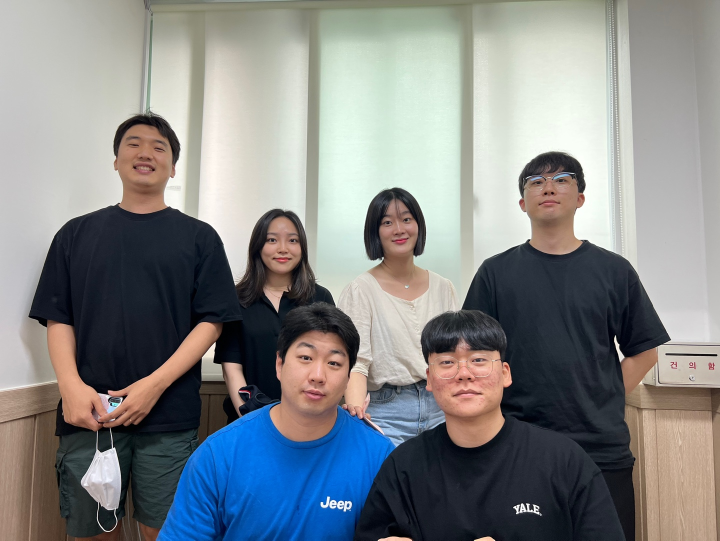
#> input picture day29_2/1.png, 1440 x 1081 px (shown at 1/2 size)
$ python step01_mycv06face.py
#> lines starting #> are read from the running program, lines starting #| are printed output that depends on the picture; after the words box and inside, x2 and y2 are one past the last pixel; in counts of white or black regions, pixels touching at a corner belong together
import cv2

cascade_file = 'cascade/haarcascade_frontalface_alt.xml'
# cascade_file = 'cascade/haarcascade_frontalface_alt2.xml'
# cascade_file = 'cascade/haarcascade_frontalface_default.xml'
# cascade_file = 'cascade/haarcascade_frontalface_alt_tree.xml'
cascade = cv2.CascadeClassifier(cascade_file)

#검출하기
img = cv2.imread('1.png')
#> img is the input picture: shape (1081, 1440, 3); mean B, G, R 135.2, 134.2, 131.4
gray = cv2.cvtColor(img, cv2.COLOR_BGR2GRAY)
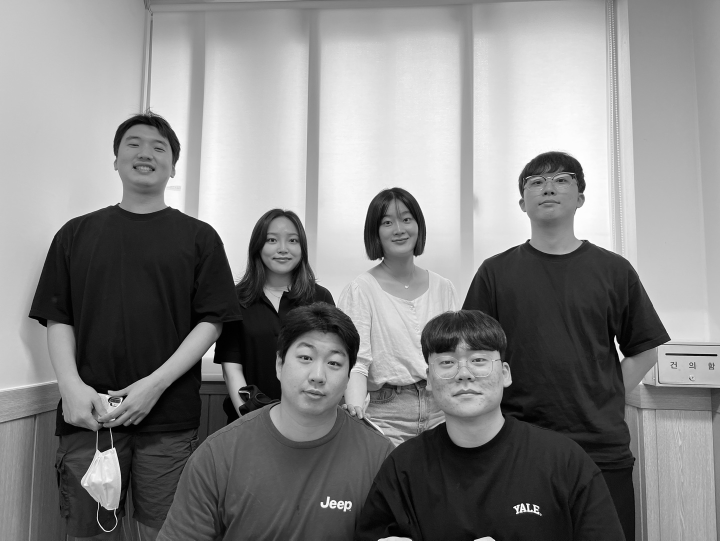
#> gray: shape (1081, 1440) (shown at 1/2 size); min 0, max 255, mean 133.5
face_list = cascade.detectMultiScale(gray, minSize = (50,50))
#> face_list = [[516, 442, 98, 98], [747, 407, 95, 95], [1045, 320, 112, 112], [233, 245, 113, 113], [558, 659, 158, 158], [825, 623, 209, 209]]

for idx,(x, y, w, h) in enumerate(face_list):
    cropped = img[y:y+h, x:x+w]
    cv2.imshow('temp', cropped)
    cv2.imwrite(f'mem{idx}.jpg', cropped)
    cv2.waitKey(0)

    print(x,y,w,h)
    color = (0, 0, 225)
    pen_w = 3
    cv2.rectangle(img, (x, y), (x+w, y+h), color, thickness = pen_w)
#> this loop made 6 passes
#| 516 442 98 98
#| 747 407 95 95
#| 1045 320 112 112
#| 233 245 113 113
#| 558 659 158 158
#| 825 623 209 209
#> pass 1, `cropped = img[y:y+h, x:x+w]`:
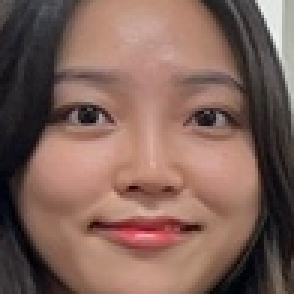
#> cropped: shape (98, 98, 3) (shown 3 times larger); mean B, G, R 88.6, 97.9, 127.4
#> pass 2, `cropped = img[y:y+h, x:x+w]`:
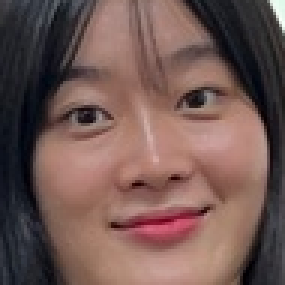
#> cropped: shape (95, 95, 3) (shown 3 times larger); mean B, G, R 82.7, 87.4, 113.6
#> pass 3, `cropped = img[y:y+h, x:x+w]`:
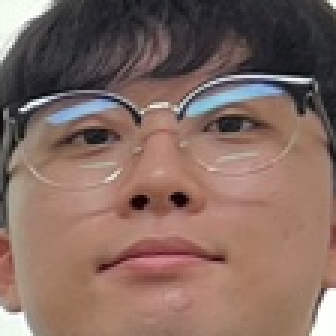
#> cropped: shape (112, 112, 3) (shown 3 times larger); mean B, G, R 97.3, 106.1, 131.6
#> after the loop:
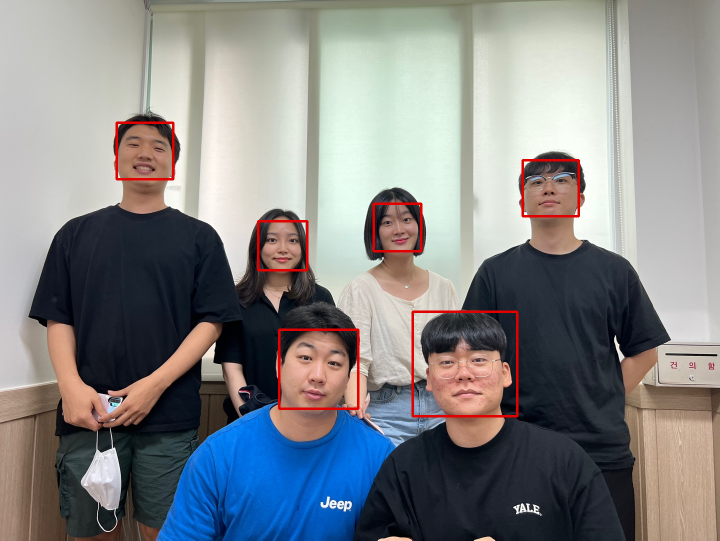
#> img: shape (1081, 1440, 3) (shown at 1/2 size); 1% of pixels changed, all inside (x1, y1, x2, y2) = (231, 243, 1160, 835)


cv2.namedWindow('img', cv2.WINDOW_NORMAL)
cv2.imshow('img', img)
cv2.imwrite('temp.jpg', img)
cv2.waitKey(0)
cv2.destroyAllWindows()

$ run again, with day29_2/2.png copied over day29_2/1.png
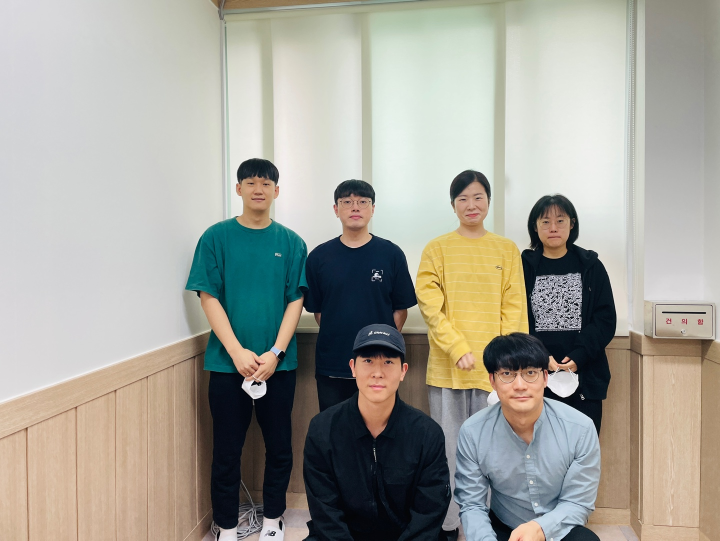
#> input picture day29_2/2.png, 1440 x 1081 px (shown at 1/2 size)
#> img is the input picture: shape (1081, 1440, 3); mean B, G, R 152.7, 161.8, 163.4
#> face_list = [[904, 367, 76, 76], [1070, 415, 75, 75], [478, 340, 75, 75], [673, 375, 78, 78], [984, 707, 113, 113], [692, 670, 132, 132]]
#> the loop `for idx,(x, y, w, h) in enumerate(face_list):` made 6 passes
#> (printed output is left out)
#> pass 1, `cropped = img[y:y+h, x:x+w]`:
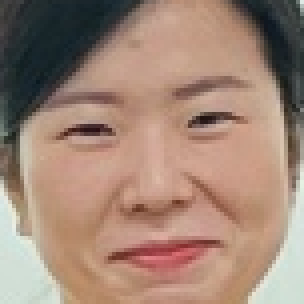
#> cropped: shape (76, 76, 3) (shown 4 times larger); mean B, G, R 118.2, 133.7, 161
#> after the loop `for idx,(x, y, w, h) in enumerate(face_list):`:
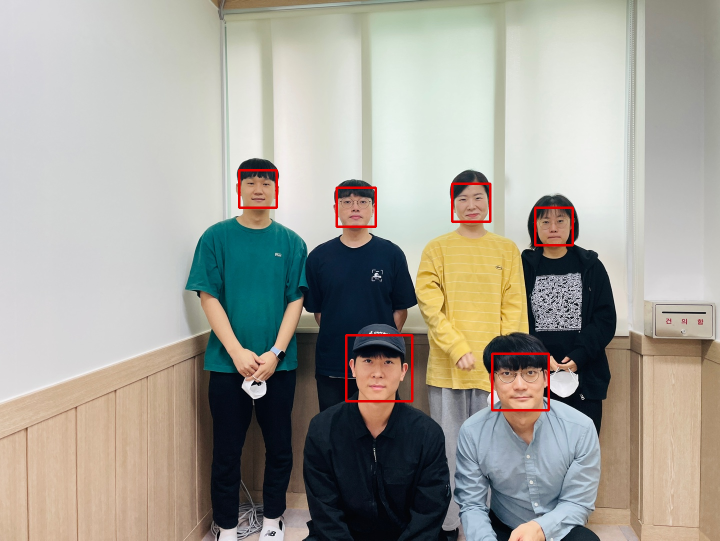
#> img: shape (1081, 1440, 3) (shown at 1/2 size); 0.7% of pixels changed, all inside (x1, y1, x2, y2) = (476, 338, 1148, 823)

$ run again, with day29_2/3.png copied over day29_2/1.png
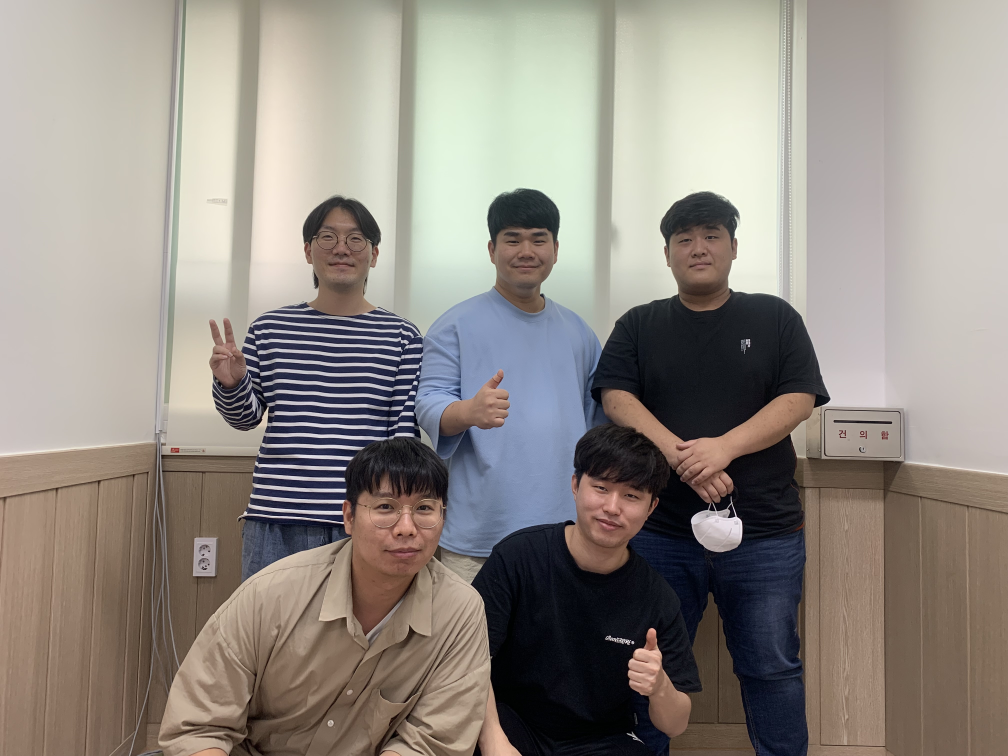
#> input picture day29_2/3.png, 4032 x 3024 px (shown at 1/4 size)
#> img is the input picture: shape (3024, 4032, 3); mean B, G, R 132, 139.2, 146
#> `gray = cv2.cvtColor(img, cv2.COLOR_BGR2GRAY)`:
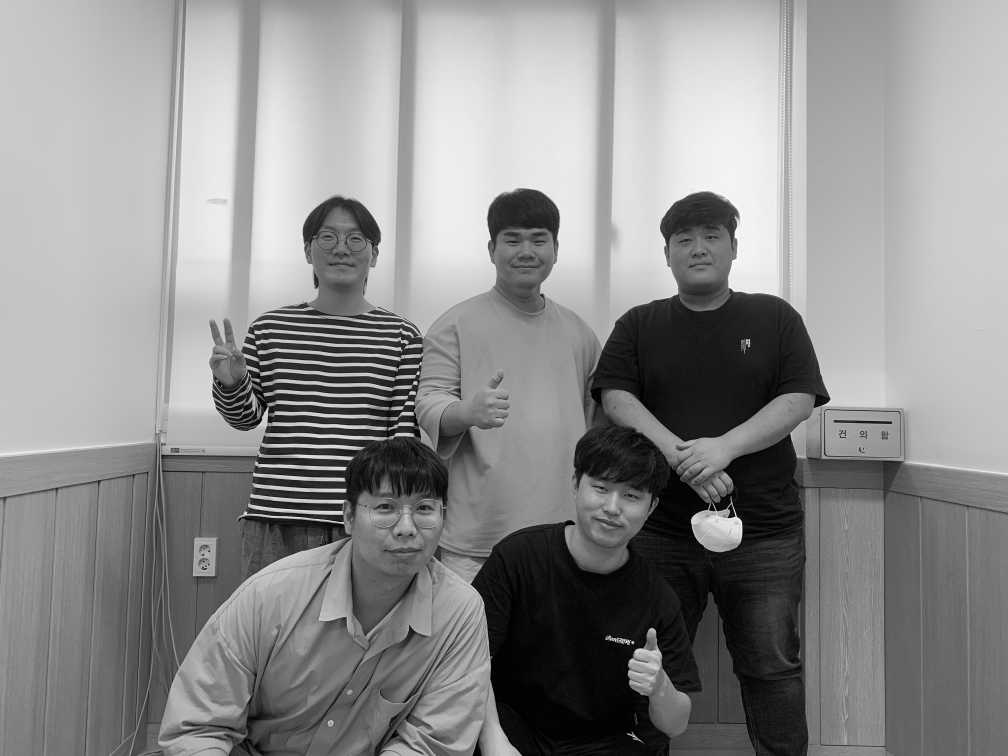
#> gray: shape (3024, 4032) (shown at 1/4 size); min 0, max 255, mean 140.4
#> face_list = [[2543, 2798, 63, 63], [1239, 842, 259, 259], [1969, 860, 266, 266], [2670, 856, 260, 260], [1404, 1870, 430, 430]]
#> the loop `for idx,(x, y, w, h) in enumerate(face_list):` made 5 passes
#> (printed output is left out)
#> pass 3, `cropped = img[y:y+h, x:x+w]`:
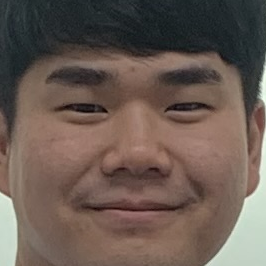
#> cropped: shape (266, 266, 3); mean B, G, R 82.4, 90.6, 105.8

$ run again, with day29_2/4.png copied over day29_2/1.png
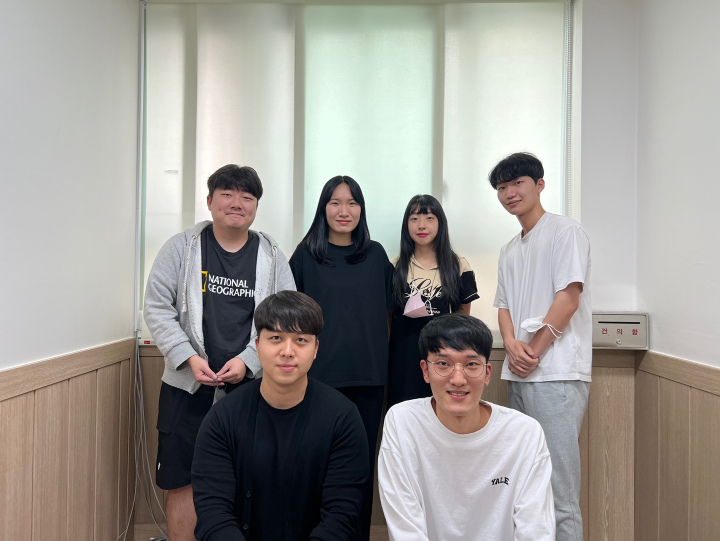
#> input picture day29_2/4.png, 1440 x 1081 px (shown at 1/2 size)
#> img is the input picture: shape (1081, 1440, 3); mean B, G, R 148.4, 153, 155.9
#> face_list = [[644, 375, 84, 84], [807, 411, 76, 76], [424, 358, 90, 90], [512, 632, 128, 128], [842, 673, 147, 147]]
#> the loop `for idx,(x, y, w, h) in enumerate(face_list):` made 5 passes
#> (printed output is left out)
#> pass 1, `cropped = img[y:y+h, x:x+w]`:
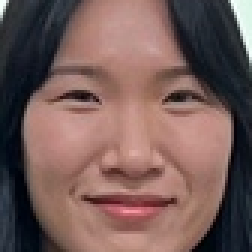
#> cropped: shape (84, 84, 3) (shown 3 times larger); mean B, G, R 88.3, 92, 117.9
#> after the loop `for idx,(x, y, w, h) in enumerate(face_list):`:
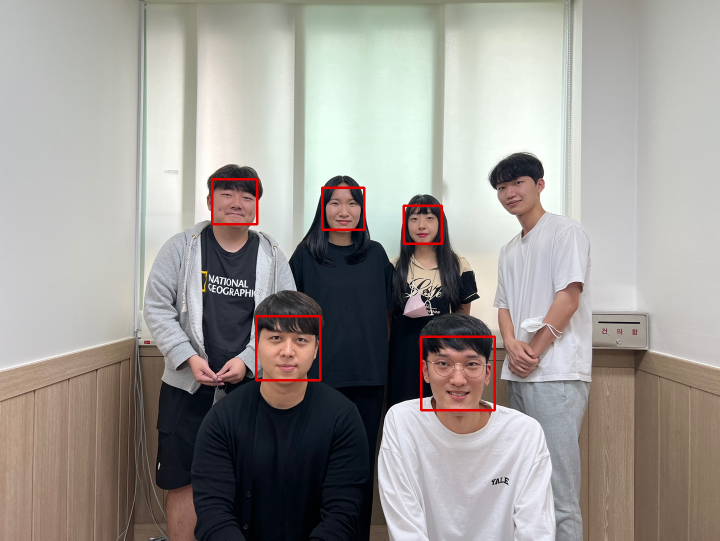
#> img: shape (1081, 1440, 3) (shown at 1/2 size); 0.67% of pixels changed, all inside (x1, y1, x2, y2) = (422, 356, 992, 823)
